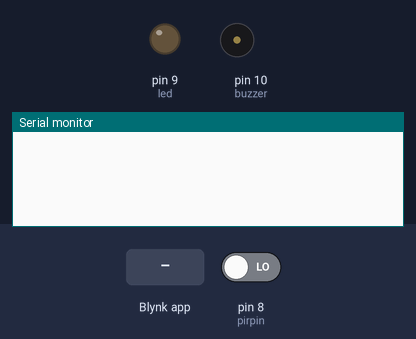
A sketch run on a simulated Arduino Mega 2560, built with avr-gcc and run on an emulated ATmega2560. On the bench: output pins drawn as LEDs (lit = HIGH), buzzer (waves = sounding, pin HIGH), the last lines printed to the serial monitor. The inputs (shaded band) are chosen by the test bench; at power-on: pin 8 (pirpin) LOW. WiFi joins after 1.5 s; servers stay silent unless stated.

Above: at 3.0 s.
3.1 s: Blynk app writes 1 to V1
At 4.7 s:
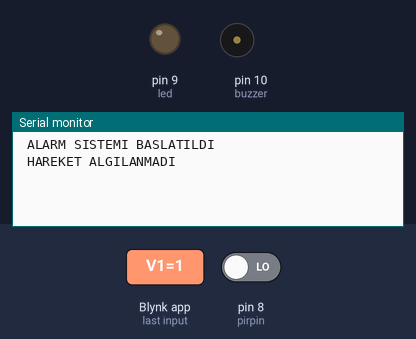
5.8 s: Blynk app writes 0 to V1
At 7.1 s:
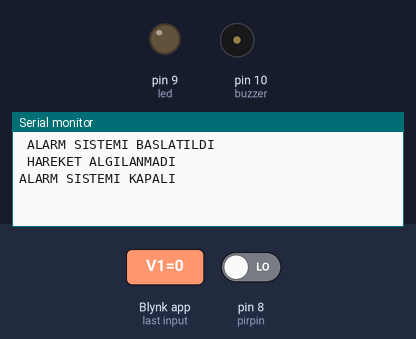

Measured:
- after the input at 3.1 s, the serial monitor: prints a new line at once (image 1)
- after the input at 5.8 s, the serial monitor: prints a new line at once (image 2)

The sketch:

IoT_PIR_Sensor.ino
```cpp
#define BLYNK_PRINT Serial

#include <Arduino.h>

#define EspSerial Serial1
#include <ESP8266_Lib.h>
#include <BlynkSimpleShieldEsp8266.h>
int buzzer = 10;
int pirpin = 8;
int led = 9;
int hareket;
#define ESP8266_BAUD 115200
ESP8266 wifi(&EspSerial);
char auth[] = "hKbvCD7nr_sFjyiOAoCt-HSlCnt4_GZ-";

char ssid[] = "CenkayEv1";
char pass[] = "*********";
String h;
BlynkTimer timer;
BLYNK_WRITE(V1)
{
   int pinValue = param.asInt();
  if (pinValue==1){
    Serial.println(" ALARM SISTEMI BASLATILDI");
    h="ALARM SISTEMI AKTIF";
    Blynk.virtualWrite(V3, h);
    delay(1200);
    hareket=digitalRead(pirpin);
  while(hareket == 1){
    Blynk.email("cenkaycengiz751@gmail.com", "EVDE HAREKET ALGILANDI!!", "Lutfen eve donunuz evde hirsiz olabilir!");
    Blynk.notify("HAREKET ALGILANDI LUTFEN EVE DONUNUZ!!");
    h="HAREKET ALGILANDI";
  Blynk.virtualWrite(V3, h);
    Serial.println(" HAREKET ALGILANDI!!");
    for(int i=0;i<6;i++){
    digitalWrite(led,HIGH);
    digitalWrite(buzzer,HIGH);
    delay(80);
    digitalWrite(led,LOW);
    digitalWrite(buzzer,LOW);
    delay(80);
    }
    delay(500);
    hareket=digitalRead(pirpin);
    if(hareket == 0){
      Serial.println(" HAREKET ALGILANMADI");
      digitalWrite(led,LOW);
    digitalWrite(buzzer,LOW);
    h="ALARM SISTEMI AKTIF";
    Blynk.virtualWrite(V3, h);
    break;
    }
  }
   if(hareket == 0){
      Serial.println(" HAREKET ALGILANMADI");
      digitalWrite(led,LOW);
    digitalWrite(buzzer,LOW);
    }
  delay(100);
    }
  else{
      Serial.println("ALARM SISTEMI KAPALI");
      h = "ALARM SISTEMI KAPALI";
      digitalWrite(led,LOW);
    digitalWrite(buzzer,LOW);
    Blynk.virtualWrite(V3, h);
    }
    Blynk.run();
  pinValue = 0;
  Blynk.syncVirtual(V1);
}
void setup()
{
  Serial.begin(9600);
   pinMode(led,OUTPUT);
  pinMode(pirpin,INPUT);
  pinMode(buzzer,OUTPUT);
  EspSerial.begin(ESP8266_BAUD);
  delay(10);

  Blynk.begin(auth, wifi, ssid, pass);
}
void loop()
{
  Blynk.run();
  timer.run();
}
```
